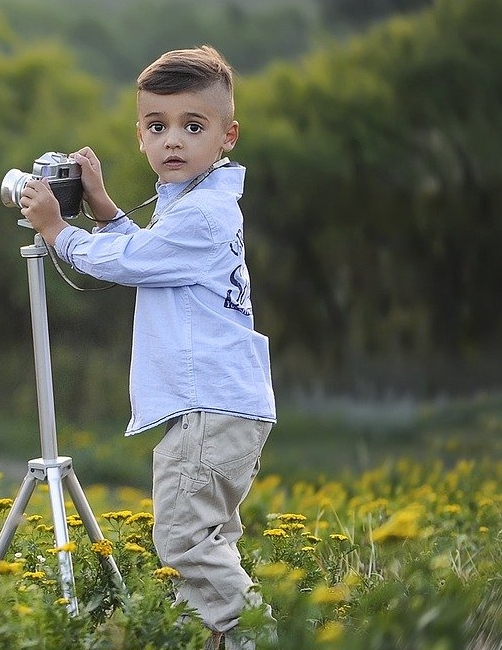
#> input picture img/xiquet.jpg, 502 x 650 px
$ jupyter execute --allow-errors 'Usando_OpenCV_para_trabajar_con_imágenes.ipynb'
#> lines starting #> are read from the running program, lines starting #| are printed output that depends on the picture; after the words box and inside, x2 and y2 are one past the last pixel; in counts of white or black regions, pixels touching at a corner belong together
**NOTA**: Si detectas algún error en este Colab, pon un mensaje en el foro para que lo podamos solucionar o envía un correo.

**NOTA**: Las imágenes utilizadas en este colab han sido descargadas de https://pixabay.com/es/

#  1 Extrayendo información

Vamos a empezar revisando conceptos básicos de data mining y procesamiento de imágenes. Data mining es un proceso muy común en Data Science que consiste en descubrir información útil en un gran conjunto de datos. Procesamiento de imágenes hace referencia al proceso de mejorar o descubrir información útil en una imagen. Con estos dos conceptos, podemos hablar de minería de imágenes (o image mining) como el proceso de mejorar o descubrir información util de un gran dataset de imágenes.

**OpenCV** es una librería para **visión artificial** y **procesamiento de imágenes**. Ofrece soporte para varios lenguajes, pero en esta asignatura nos centraremos en Python. A continuación, revisaremos los conceptos fundamentales para utilizar OpenCV con Python.

Lo primero que tenemos que hacer es instalar la librería de OpenCV. Como necesitaremos también Numpy y Matplotlib (esta última para algún ejemplo), las instalamos también si no las tenemos de colabs anteriores. A continuación tienes cómo instalar OpenCV para **Python 3.8**:

#> (a cell that did not finish here is left out)

## 1.1 Operaciones de lectura/escritura

Las operaciones más básicas que podemos realizar con OpenCV son abrir una imagen, mostrarla y guardarla en un fichero. Estas opereaciones se pueden realizar con las siguientes funciones:

* `imread`: cargar una imagen a partir de un fichero.
* `imshow`: mostrar una imagen. Una vez tengo la imagen cargada (leída), puedo mostrarla.
* `imwrite`: guardar una imagen en un fichero.

En primer lugar, clona el siguiente repositorio que contiene las imágenes con las que trabajaremos en este colab:

#> (a cell that did not finish here is left out)

Después, puedes crear el siguiente script que abre una imagen, la carga en una variable, la muestra y crea una nueva imagen como copia:

[cell 3]
import cv2

#Cargamos una imagen
img = cv2.imread("img/xiquet.jpg")
#> img is the input picture: shape (650, 502, 3); mean B, G, R 85.8, 106.2, 100.6

#Mostramos una imagen
cv2.imshow("My Image",img) #el primer parámetro es el nombre de la ventana, que puedo poner el que quiera
cv2.waitKey(0) #aprieta una tecla
cv2.destroyAllWindows()

#Escribimos en una imagen
cv2.imwrite("image_copy.jpg",img)
#> Out = True

## 1.2 Datos básicos de las imágenes en OpenCV

Una vez ya has visto cómo podemos leer y escribir una imagen, vamos a entender **cómo trabaja OpenCV** con las imágenes. Cuando cargamos una imagen con OpenCV, lo que hace es crear un **array de numpy** con 3 dimensiones, donde cada dimisión representa la siguiente información:
* la coordenada vertical y
* la coordenada horizonal x
* el valor de color BGR del píxel (x,y)

Hay que tener en cuenta que la coordenada (0,0) corresponde a la esquina superior izquierda de la imagen. A parte de los valores de cada píxel, también podemos obtener información general de cada imagen. Prueba a ejecutar el siguiente script:

[cell 4]
import cv2

#Cargamos una imagen
img = cv2.imread("img/xiquet.jpg")

#Propiedades de la imagen
print(type(img))
#| <class 'numpy.ndarray'>
print(img.shape) #píxeles verticales y horizontales
#| (650, 502, 3)
print(img.size)
#| 978900
print(img.dtype)
#| uint8

top_left_px = img[0,0,:] #esto me devuelve una lista de 3 valores (BGR) del pixel 0,0
#> top_left_px = [104, 139, 119]
print(top_left_px)
#| [104 139 119]

top_left_px_R = img[0,0,2] #esto me devuelve solo la componente R
#> top_left_px_R = 119
print(top_left_px_R)
#| 119

## 1.3 Ejercicios

1. Realiza un script llamado **ejercicio1** que lea la imagen y cree una imagen nueva como la original convertida a escala de grises (**que el script muestre la imagen por pantalla**). Para la conversión, asigna a cada pixel un mismo valor a cada componente RGB utilizando la siguiente fórmula. Utiliza las funciones **np.sum** e **itemset** que ya vimos en el [colab de Numpy](https://colab.research.google.com/drive/1Hskb0vGEy3Dond5kJQXS_1X0KC7AI6KB?usp=sharing), si es posible.

$$B' = G' = R' = \frac{B+G+R}{3}$$

2. Realiza un script llamado **ejercicio2** que lea una imagen y la rote 90º en el sentido horario, mostrando la nueva imagen por pantalla. La máxima nota se obtendrá si se realiza una copia píxel a píxel y no se utiliza la función del API.

Evidentemente, OpenCV nos ofrece muchas funcionalidades para manipular imágenes, de manera que no tenemos que implementarlas desde 0. Por ejemplo, si queremos convertir una imagen a **escala de grises** podemos utilizar la función **cvtColor**:

[cell 5]
#Cargamos una imagen
img = cv2.imread("xiquet.jpg")

#Convertimos a escala de grises
img_gray = cv2.cvtColor(img,cv2.COLOR_BGR2GRAY)
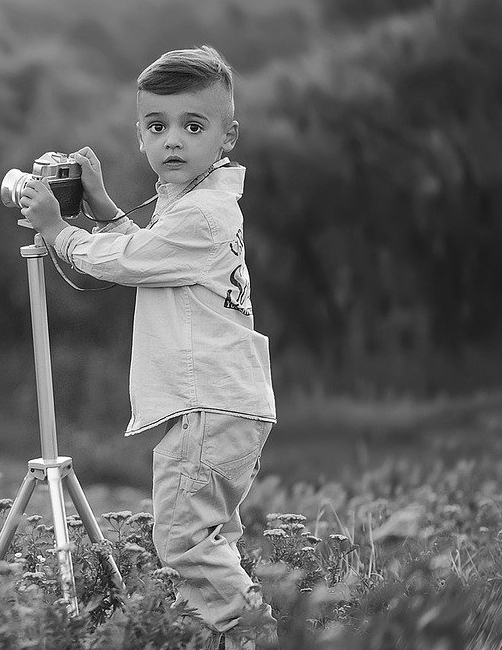
#> img_gray: shape (650, 502); min 0, max 255, mean 102.2

cv2.imshow("My Image",img_gray)
cv2.waitKey(0)
cv2.destroyAllWindows()

# 2 Escribiendo sobre imágenes

En ocasiones es interesante modificar una imagen añadiéndole algún elemento como un **texto**. Para ello, podemos utilizar la función **putText**, que recibe la imagen y el texto que queremos, y lo pone en unas coordenadas determinadas. A continuación, tienes un ejemplo:

[cell 6]
#Cargamos una imagen
img = cv2.imread("xiquet.jpg")


cv2.imshow("My Image",img)
cv2.waitKey(0)
cv2.destroyAllWindows()

A parte de poder escribir texto, OpenCV nos permite dibujar formas geométricas. Esto puede ser especialmente útil para el reconocimiento de objetos, ya que se suelen dibujar bounding boxes etiquetadas. En este sentido, OpenCV nos ofrece varias funciones como las siguientes:
* **line** para dibujar líneas.
* **rectange** para dibujar rectángulos.
* **circle** para dibujar círculos.

De forma similar a la anterior función, estas funciones reciben por parámetro la imagen, las coordenadas o el color. A continuación, tienes un ejemplo:

[cell 7]
#Cargamos una imagen
img = cv2.imread("xiquet.jpg")

#Definimos los parámetros que necesita la función rectangle()
posicion_ini = (100,50)
posicion_fin = (300,600)
color = (0,0,255)

cv2.rectangle(img,posicion_ini,posicion_fin,color,4)
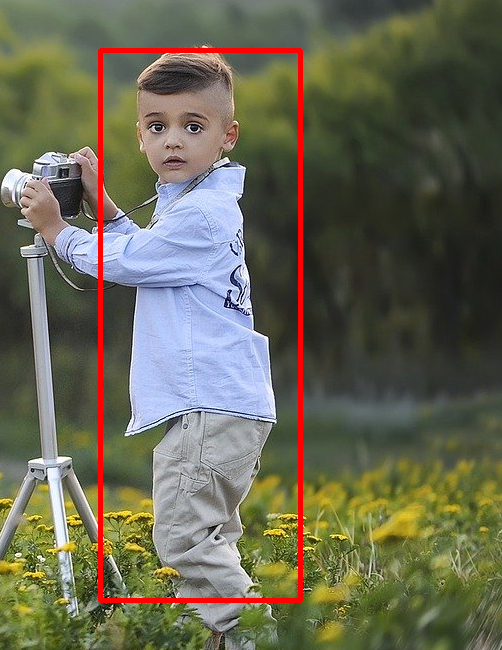
#> img: shape (650, 502, 3); 2.29% of pixels changed, all inside (x1, y1, x2, y2) = (98, 48, 303, 603)

cv2.imshow("My Image",img)
cv2.waitKey(0)
cv2.destroyAllWindows()

# 3 Regiones de interés

Una **región de interés** (ROI) es una área específica dentro de imagen que se identifica con un propósito particular. Hay diversas formas de calcular ROIs utilizando OpenCV, pero vamos a ver las más intuitivas y simples.

**El primero es definiendo o indexando un numpy array** como hemos visto anteriormente para crear una nueva imagen más específica. Vamos a suponer que estamos trabajando en un problema de reconocimiento de caras (por ejemplo, intentando reconocer ojos o algo similar). En vez de cargar la imagen entera, podemos simplemente cargar la parte de la imagen que nos interesa, lo que facilitaría el proceso de reconocimiento.

Sabemos que los ojos están en la parte superior izquierda de la imagen, con lo que podemos crear una nueva imagen desde el píxel 50 al 180 en la vertical, y desde el 120 al 250 en la horizontal. Esto lo que hace es cropear la imagen. Esencialmente es una versión reducida de la imagen original:

[cell 8]
#Cargamos una imagen
img = cv2.imread("xiquet.jpg")

#ROI de la cara a partir de la posición de los píxeles
face_ROI = img[50:180, 120:250]
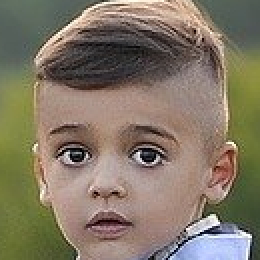
#> face_ROI: shape (130, 130, 3) (shown 2 times larger); mean B, G, R 102.1, 119.6, 131

#Mostramos el ROI como una nueva imagen
cv2.imshow("My Image",face_ROI)
cv2.waitKey(0)
cv2.destroyAllWindows()

$ run again, with img/futbol.jpg copied over img/xiquet.jpg
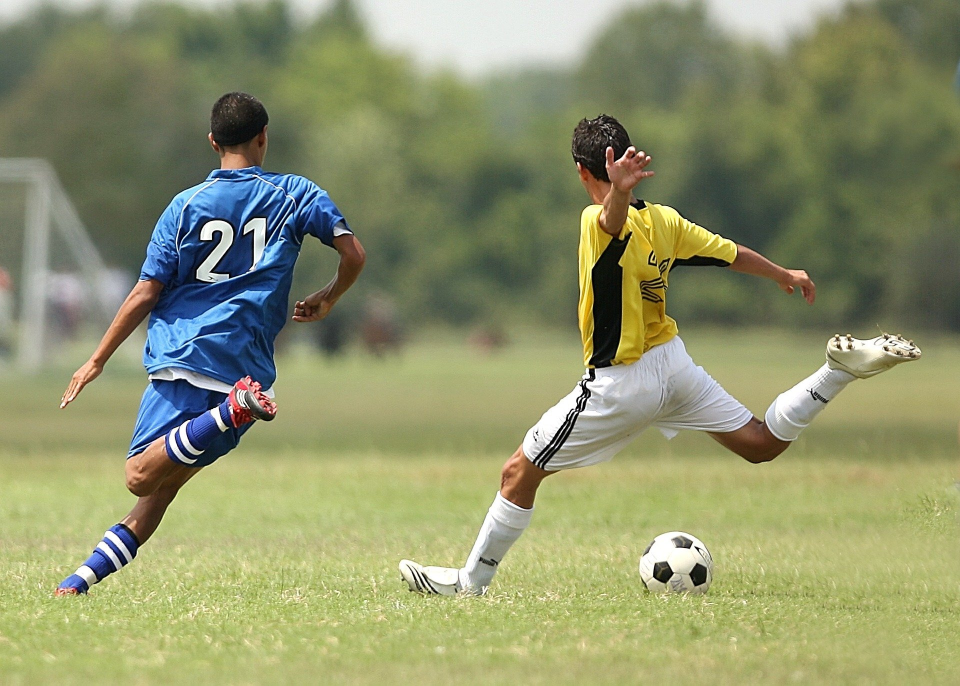
#> input picture img/futbol.jpg, 1920 x 1371 px (shown at 1/2 size)
#> img is the input picture: shape (1371, 1920, 3); mean B, G, R 108.3, 147, 141.8
#> Out = True
#| <class 'numpy.ndarray'>
#| (1371, 1920, 3)
#| 7896960
#| uint8
#> top_left_px = [232, 233, 237]
#| [232 233 237]
#> top_left_px_R = 237
#| 237
#> `img_gray = cv2.cvtColor(img,cv2.COLOR_BGR2GRAY)`:
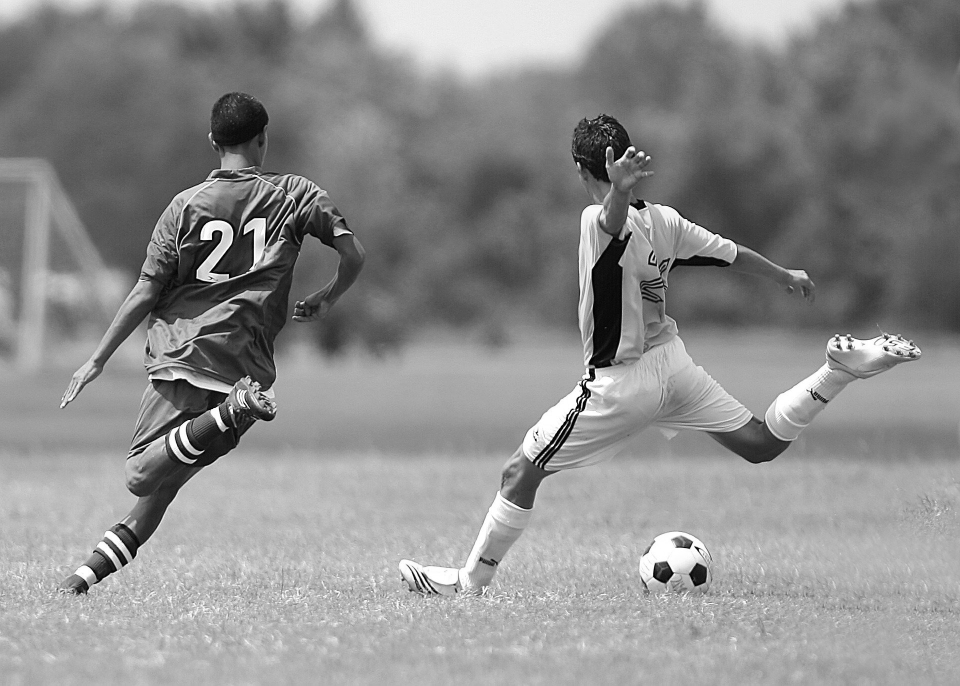
#> img_gray: shape (1371, 1920) (shown at 1/2 size); min 0, max 255, mean 141.1
#> img: shape (1371, 1920, 3); 0.28% of pixels changed, all inside (x1, y1, x2, y2) = (98, 48, 303, 603)
#> `face_ROI = img[50:180, 120:250]`:
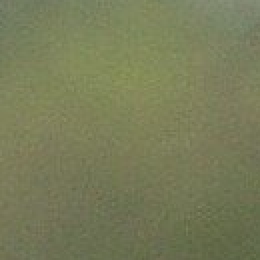
#> face_ROI: shape (130, 130, 3) (shown 2 times larger); mean B, G, R 88.6, 124.3, 120
